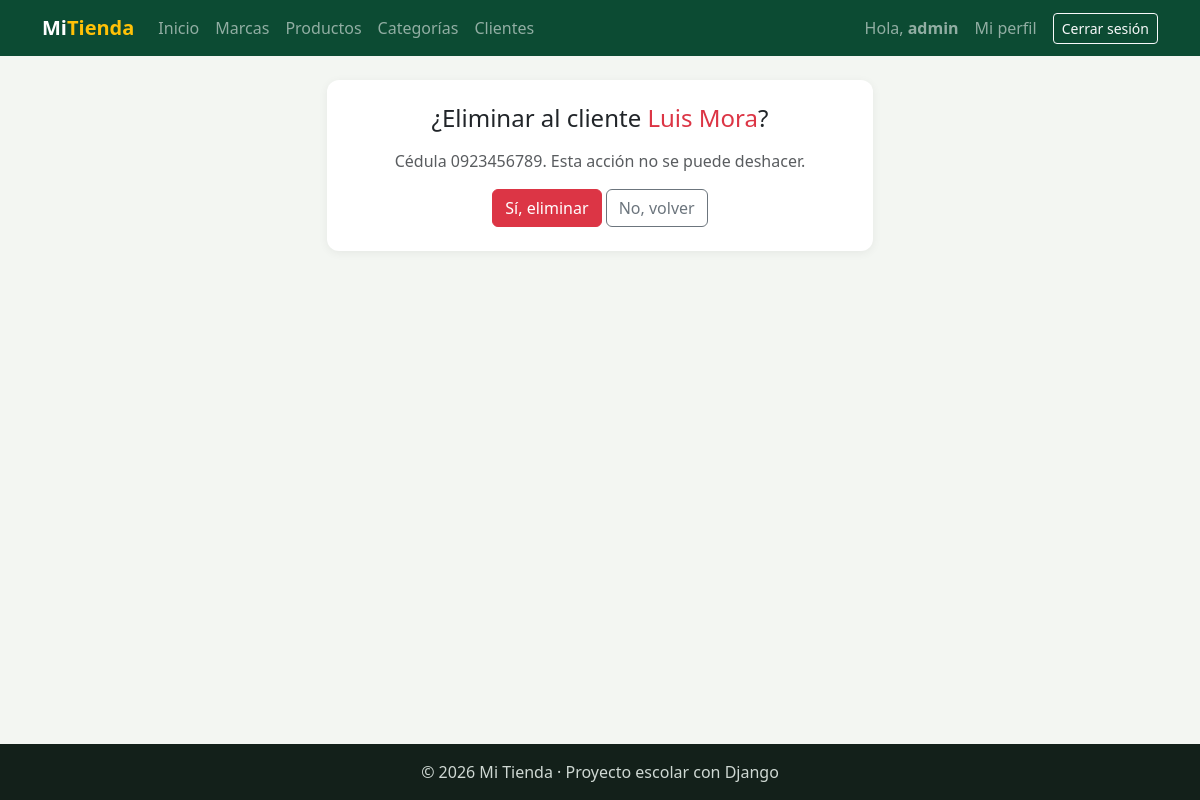
/facturacion/clientes/eliminar/2/ (signed in), run on the app's committed database.
### facturacion/models.py (models this page shows, shortened)
class Cliente(models.Model):
    cedula = models.CharField("Cédula", max_length=10, unique=True)   # Texto (no número): puede empezar con 0
    nombres = models.CharField(max_length=80)
    apellidos = models.CharField(max_length=80)
    email = models.EmailField("Correo", blank=True)                    # EmailField revisa que tenga formato de correo
    telefono = models.CharField("Teléfono", max_length=15, blank=True)
    direccion = models.CharField("Dirección", max_length=200, blank=True)
    fecha_registro = models.DateTimeField(auto_now_add=True)
    class Meta:
        verbose_name = "Cliente"
        verbose_name_plural = "Clientes"
        ordering = ["apellidos", "nombres"]      # Primero por apellido; si se repite, por nombre

### facturacion/views.py (the view)
# urls.py: path("clientes/eliminar/<int:pk>/", views.cliente_eliminar, name="cliente_eliminar"),
@login_required
def cliente_eliminar(request, pk):                         # DELETE
    cliente = get_object_or_404(Cliente, pk=pk)
    if request.method == "POST":                           # POST: borrar
        nombre = str(cliente)
        cliente.delete()
        messages.success(request, f"Cliente «{nombre}» eliminado.")
        return redirect("facturacion:cliente_lista")
    contexto = {"titulo": "Eliminar cliente", "cliente": cliente}   # GET: pregunta
    return render(request, "facturacion/cliente_eliminar.html", contexto)

### facturacion/templates/facturacion/cliente_eliminar.html (shortened to what this page needs)
{% extends "base.html" %}
{% block contenido %}
<div class="row justify-content-center">
    <div class="col-md-6">
        <div class="tarjeta text-center">
            <h1 class="h4 mb-3">¿Eliminar al cliente <span class="text-danger">{{ cliente.nombres }} {{ cliente.apellidos }}</span>?</h1>
            <p class="text-muted">Cédula {{ cliente.cedula }}. Esta acción no se puede deshacer.</p>
            <form method="post">
                <button type="submit" class="btn btn-danger">Sí, eliminar</button>
                <a href="{% url 'facturacion:cliente_lista' %}" class="btn btn-outline-secondary">No, volver</a>
            </form>
        </div>
    </div>
</div>
{% endblock %}

### templates/base.html (shortened to what this page needs)
{% load static %}
<!DOCTYPE html>
<html lang="es">
<head>
    <link href="https://cdn.jsdelivr.net/npm/bootstrap@5.3.3/dist/css/bootstrap.min.css" rel="stylesheet">
    <link rel="stylesheet" href="{% static 'css/estilos.css' %}">
</head>
<body>
    <nav class="navbar navbar-expand-lg navbar-dark barra">
        <div class="container">
            <a class="navbar-brand fw-bold" href="{% url 'home' %}">Mi<span class="text-warning">Tienda</span></a>
            <div class="collapse navbar-collapse" id="menu">
                <ul class="navbar-nav me-auto">
                    <li class="nav-item"><a class="nav-link" href="{% url 'home' %}">Inicio</a></li>
                    {% if user.is_authenticated %}
                        <li class="nav-item"><a class="nav-link" href="{% url 'facturacion:marca_lista' %}">Marcas</a></li>
                        <li class="nav-item"><a class="nav-link" href="{% url 'facturacion:producto_lista' %}">Productos</a></li>
                        <li class="nav-item"><a class="nav-link" href="{% url 'facturacion:categoria_lista' %}">Categorías</a></li>
                        <li class="nav-item"><a class="nav-link" href="{% url 'facturacion:cliente_lista' %}">Clientes</a></li>
                    {% endif %}
                </ul>
                <ul class="navbar-nav align-items-lg-center gap-2">
                    {% if user.is_authenticated %}
                        <li class="nav-item navbar-text">Hola, <b>{{ user.username }}</b></li>
                        <li class="nav-item"><a class="nav-link" href="{% url 'facturacion:mi_perfil' %}">Mi perfil</a></li>
                        <li class="nav-item">
                            <form method="post" action="{% url 'logout' %}" class="m-0">
                                <button type="submit" class="btn btn-sm btn-outline-light">Cerrar sesión</button>
                            </form>
                        </li>
                    {% else %}
                        <li class="nav-item"><a class="nav-link" href="{% url 'login' %}">Ingresar</a></li>
                        <li class="nav-item"><a class="btn btn-sm btn-warning" href="{% url 'registro' %}">Crear cuenta</a></li>
                    {% endif %}
                </ul>
            </div>
        </div>
    </nav>
    <main class="container py-4">
        {% block contenido %}{% endblock %}
    </main>
    <footer class="pie text-center py-3">© 2026 Mi Tienda · Proyecto escolar con Django</footer>
</body>
</html>

### static/css/estilos.css (style rules this page uses)
:root { --verde: #0c4b33; --verde-claro: #2f9e6e; --amarillo: #f2c230; }
body { background-color: #f3f6f2; min-height: 100vh; display: flex; flex-direction: column; }
main { flex: 1; }
.barra { background-color: var(--verde); }
.tarjeta { background-color: white; border-radius: 12px; padding: 24px; box-shadow: 0 2px 10px rgba(0, 0, 0, .06); }
.pie { background-color: #13201a; color: #cfd8d3; }

### data on the page
Cliente: nombres "Luis", apellidos "Mora", cedula "0923456789"

### other printed values
{{ user.username }} "admin"
